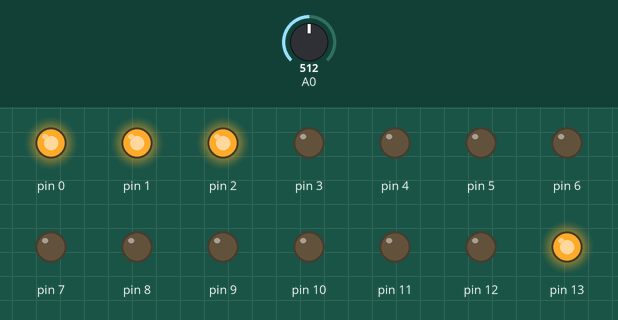
Bench run of a sketch on a simulated Arduino Uno, built with avr-gcc and run on an emulated ATmega328P. Shown: output pins drawn as LEDs (lit = HIGH). The test bench sets the inputs (shaded band); at power-on: A0 = 512.

Above: at 1.2 s.
1.3 s: A0 set to 716
At 2.5 s:
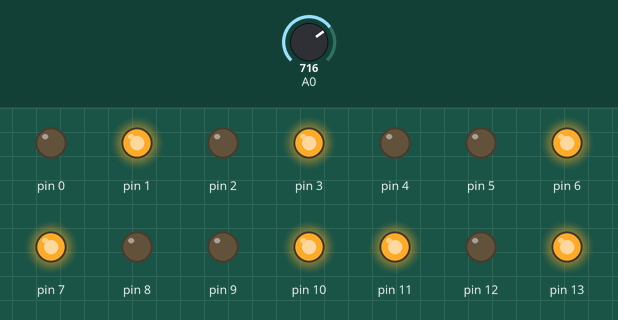
2.8 s: A0 set to 900
At 3.7 s:
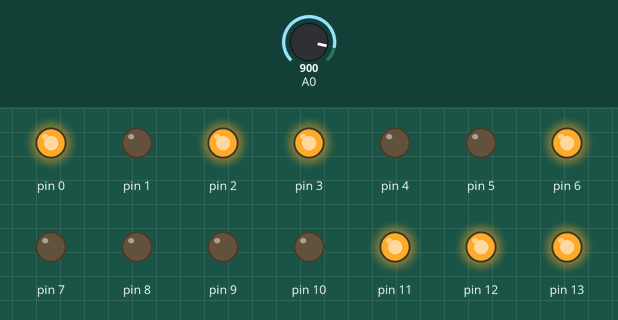
4.3 s: A0 set to 1023
At 4.8 s:
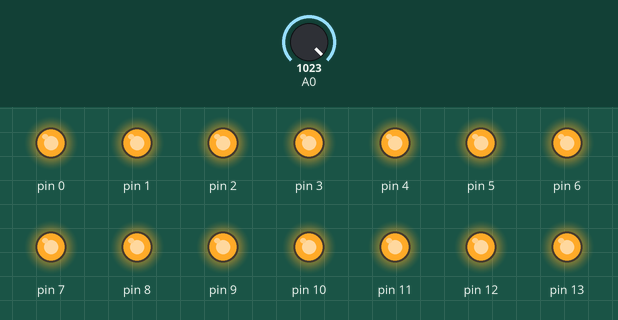
5.8 s: A0 set to 511
At 7.0 s:
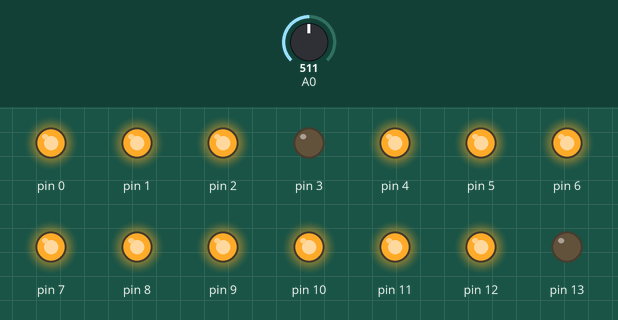
7.3 s: A0 set to 306
At 8.3 s:
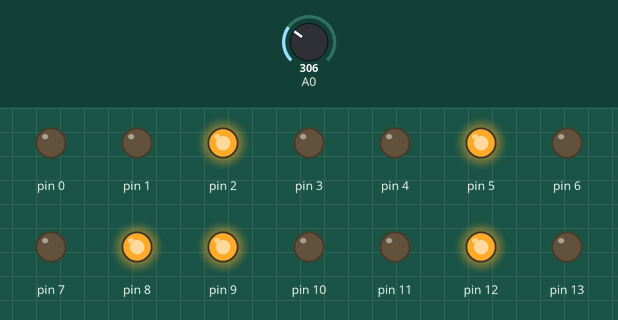
Timing chart, 0 to 9.8 s (numbered marks = the images above; inputs shaded):
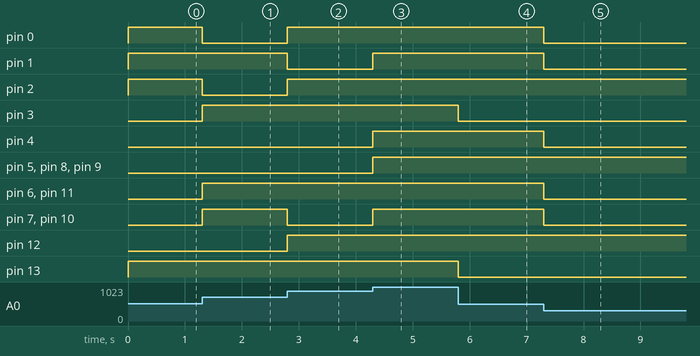

The sketch:

FourteenBitCount.ino
```cpp
/*
This code maps an analog 10 bit value from A0 to a 14 binary bit value displayed on 14 LEDs on port D0-D8 and port B0-B6.
The defined function is a macro to make masks to access specific bits on a port. OR with a mask will set bit X and NAND with a mask will clear bit X.
Bit masking is to guarantee that unused bits are not changed.
The unions are bit fields that are a full word long. The 2 most significant bits are unused on port B so they're unknown, unnamed, unchanged and PB is specified as a partial port.
When the port values are loaded into a word, 6 bits of port B are shifted one byte and added to the full port D.
Bit masking and bit field techniques taken from the LinkedIn Learning tutorial "C Programming for Embedded Applications" by Eduardo Corpeño.
 */
#include <stdlib.h>

//Macro program that creates a mask to access bit x.
#define MASK(x) ((unsigned char) (1<<(x)))

//Bit field to store only needed port bits.
typedef union {
  uint16_t Word;
  struct {
    uint16_t PD        :8;
    uint16_t           :8;
  } Port;
  struct {
    uint16_t           :8;
    uint16_t PB        :6;
    uint16_t           :2;
  } PartialPort;
} MultiPortWord;

//Bit field to store previous state of ports.
typedef union {
  uint16_t Word;
  struct {
    uint16_t PD        :8;
    uint16_t           :8;
  } Port;
  struct {
    uint16_t           :8;
    uint16_t PB        :6;
    uint16_t           :2;
  } PartialPort;
} LastMultiPortWord;

MultiPortWord reg;
LastMultiPortWord lastReg;

void setup(){
  //DDRB stands for Data Direction Register port B. OR with a bit mask here will set a pin as input.

  //Port B:
  DDRB |= MASK(5);   // The LED pin is output. Mask: 00100000
  DDRB |= MASK(4);   // The LED pin is output. Mask: 00010000
  DDRB |= MASK(3);   // The LED pin is output. Mask: 00001000
  DDRB |= MASK(2);   // The LED pin is output. Mask: 00000100
  DDRB |= MASK(1);   // The LED pin is output. Mask: 00000010
  DDRB |= MASK(0);   // The LED pin is output. Mask: 00000001
  //Port D:
  DDRD |= MASK(7);   // The LED pin is output. Mask: 10000000
  DDRD |= MASK(6);   // The LED pin is output. Mask: 01000000
  DDRD |= MASK(5);   // The LED pin is output. Mask: 00100000
  DDRD |= MASK(4);   // The LED pin is output. Mask: 00010000
  DDRD |= MASK(3);   // The LED pin is output. Mask: 00001000
  DDRD |= MASK(2);   // The LED pin is output. Mask: 00000100
  DDRD |= MASK(1);   // The LED pin is output. Mask: 00000010
  DDRD |= MASK(0);   // The LED pin is output. Mask: 00000001

  /*The previous word is initialized as the current contents of the ports.
  This is in the unlikely case that either port is not clear at startup, the bits will clear after recieving the first measured value.*/
  lastReg.Word = (PORTB << 8) + PORTD;
}

void loop(){
  uint16_t sensorValue = analogRead(A0);

  //The current word is mapped to be a 14 bit value from the 10 bit analog value.
  reg.Word = map(sensorValue, 0, 1023, 0, 16383);

  /*When the ports change, the HIGH bits from the previous word clear the corresponding values on the ports
  and the current word sets the cleared ports.
  Previous word is updated with the value of the current word without including the flags in the MSBs of port B*/
  if(reg.Word != lastReg.Word){
    PORTD &= ~lastReg.Port.PD; //change to 255 to clear all port D
    PORTB &= ~lastReg.PartialPort.PB; //change to 63 to clear all port B
    PORTD |= reg.Port.PD;
    PORTB |= reg.PartialPort.PB;

    /*Since the current word is set by mapping, the value of the unused bits in port B could yield unwanted results like infinitely looping the if statement or changing those flag
    values unexpectedy if we didn't combine the partial port with the full port.*/
    lastReg.Word = (reg.PartialPort.PB << 8) + reg.Port.PD;
  }
}
```

Measured:
- after the input at 1.3 s, pin 0, pin 2: HIGH → LOW at once; pin 3, pin 6, pin 7, pin 10, pin 11: LOW → HIGH at once
- after the input at 2.8 s, pin 0, pin 2, pin 12: LOW → HIGH at once; pin 1, pin 7, pin 10: HIGH → LOW at once
- after the input at 4.3 s, pin 1, pin 4, pin 5, pin 7–10: LOW → HIGH at once
- after the input at 5.8 s, pin 3, pin 13: HIGH → LOW at once
- after the input at 7.3 s, pin 0, pin 1, pin 4, pin 6, pin 7, pin 10, pin 11: HIGH → LOW at once
